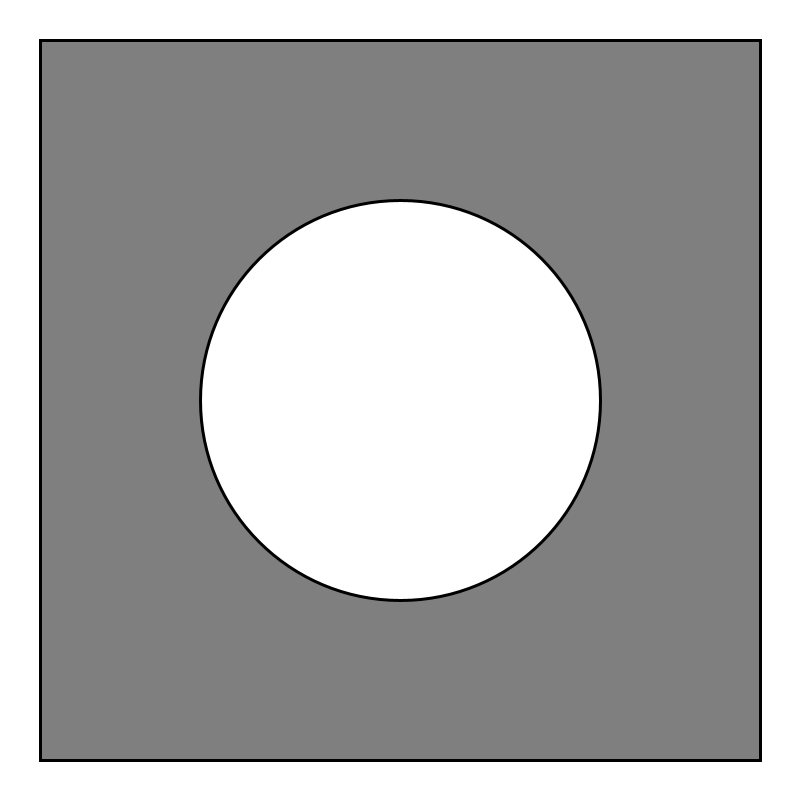
Frame 1 (no input)
Frame 60 (the mouse pressed at the canvas centre just before this capture): identical to frame 1, image omitted
Frame 120 (the mouse held since frame 60 and released just before this capture): identical to frame 1, image omitted

The Processing sketch that drew this single still picture (run headless with seeded random() and noise(); from frame 60 on, the mouse is pressed at the canvas centre):

// Processing sketch: practice_3
// ── practice_3.pde
float canvSizeX = 800;
float canvSizeY = 800;
float originX = canvSizeX*0.5;
float originY = canvSizeY*0.5;
float destinX = 0;
float destinY = 0;
float colFill = 255;

void setup()
{
 size(800,800);
 background(255);
}
void draw()
{
  
  fill(colFill*0.5);
  strokeWeight(3);
  rectMode(CENTER);
  rect(originX, originY, canvSizeX*0.9, canvSizeY*0.9); 
  fill(colFill);
  ellipse(originX, originY, canvSizeX*0.5, canvSizeY*0.5);
}
